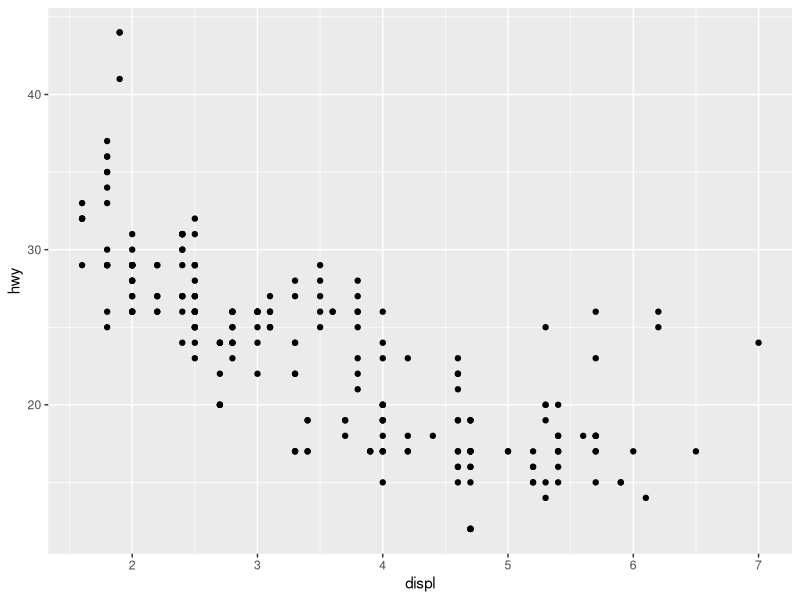
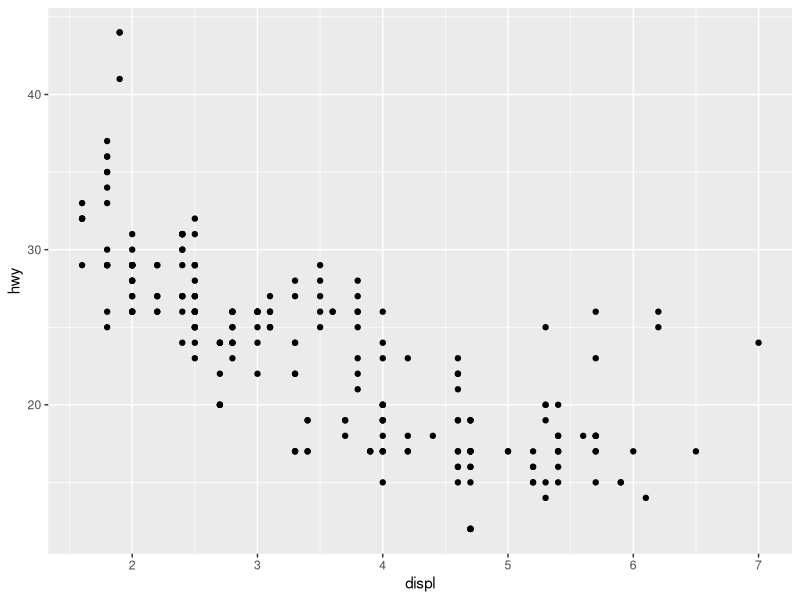
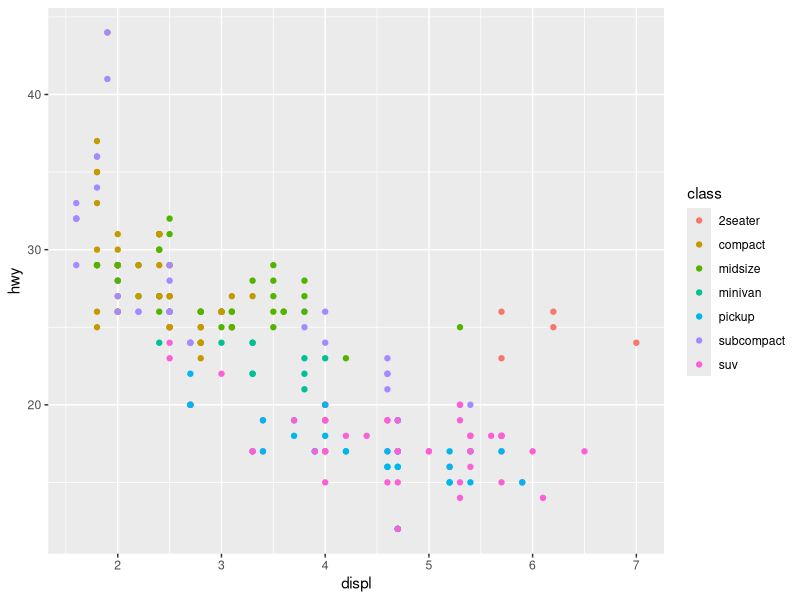
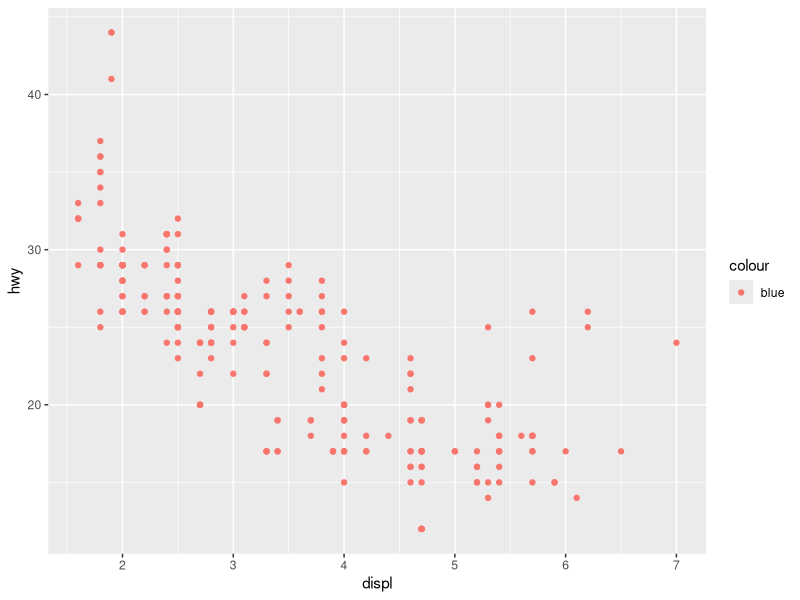
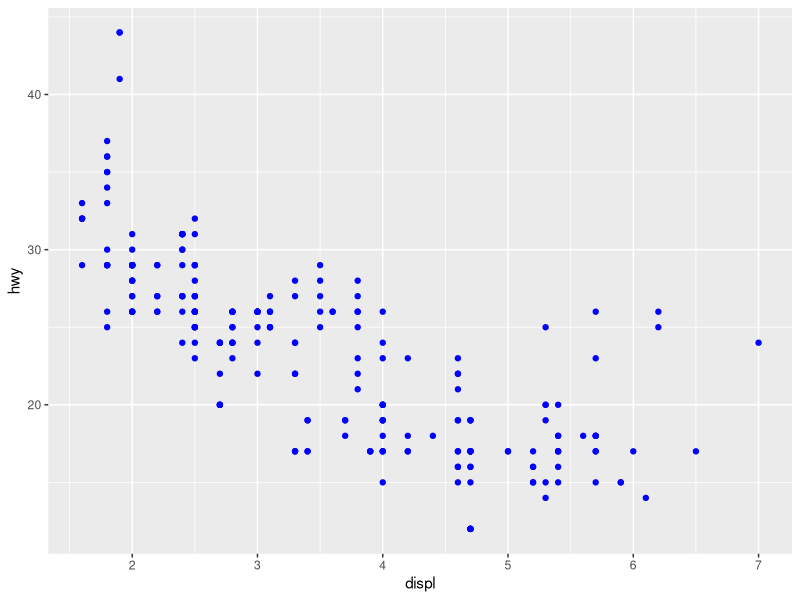
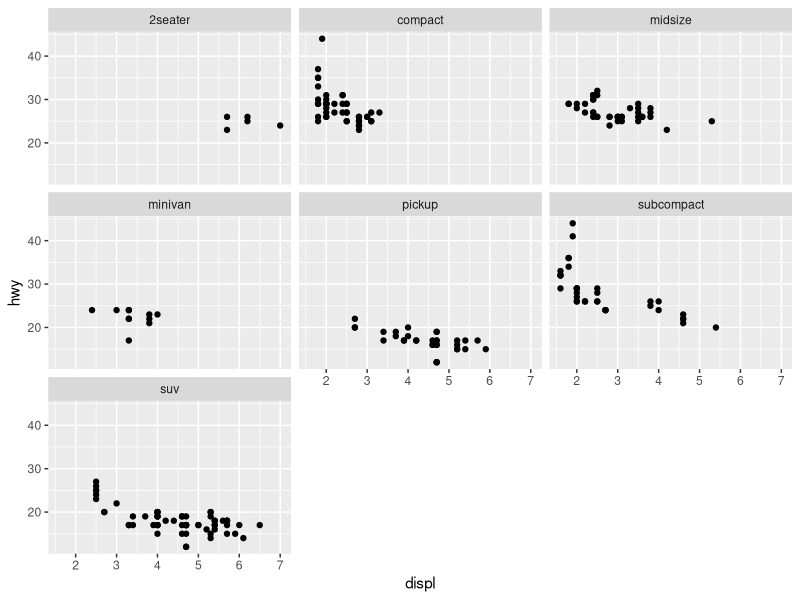
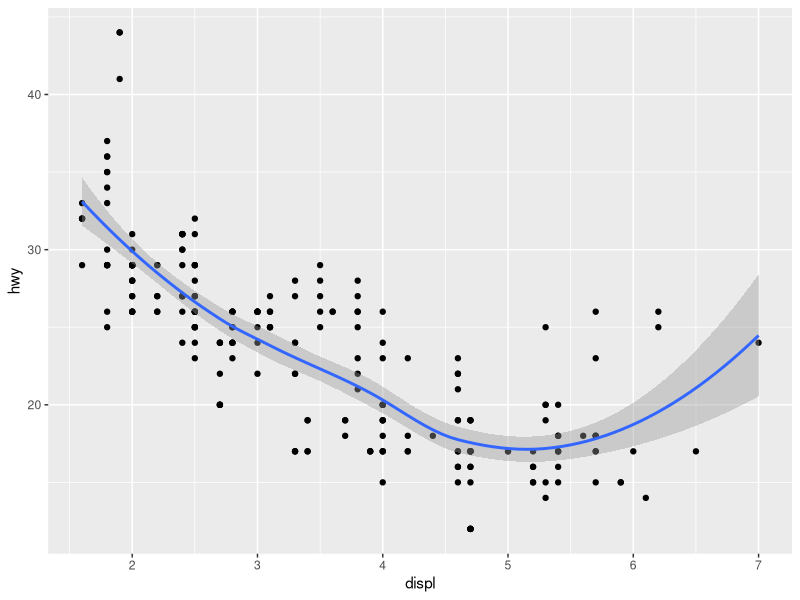
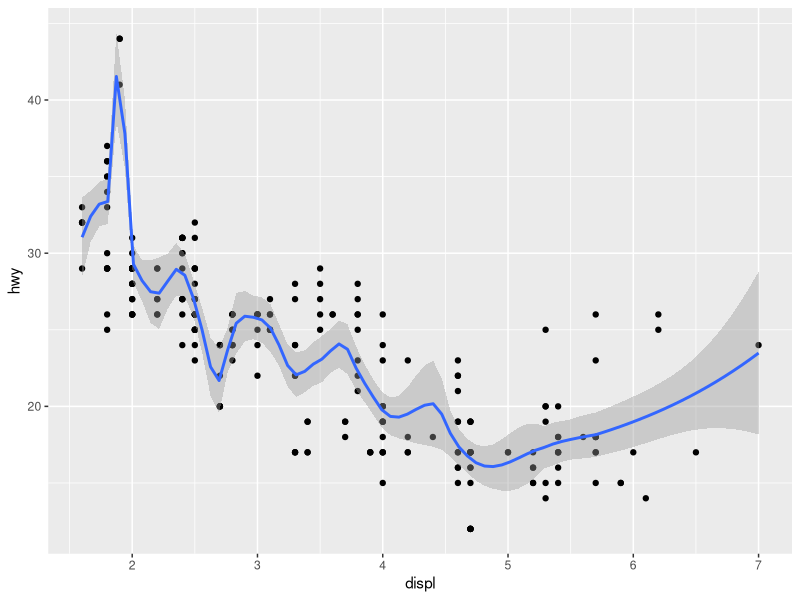

Here is the R script that generated these plots, in order:
# 2First steps
# Chapter 2

# Example 1
library(ggplot2)
mpg
#> # A tibble: 234 × 11
#>   manufacturer model displ  year   cyl trans      drv     cty   hwy fl    class 
#>   <chr>        <chr> <dbl> <int> <int> <chr>      <chr> <int> <int> <chr> <chr> 
#> 1 audi         a4      1.8  1999     4 auto(l5)   f        18    29 p     compa…
#> 2 audi         a4      1.8  1999     4 manual(m5) f        21    29 p     compa…
#> 3 audi         a4      2    2008     4 manual(m6) f        20    31 p     compa…
#> 4 audi         a4      2    2008     4 auto(av)   f        21    30 p     compa…
#> 5 audi         a4      2.8  1999     6 auto(l5)   f        16    26 p     compa…
#> 6 audi         a4      2.8  1999     6 manual(m5) f        18    26 p     compa…
#> # ℹ 228 more rows

# Example 2
ggplot(mpg, aes(x = displ, y = hwy)) + 
  geom_point()

# Example 3
ggplot(mpg, aes(displ, hwy)) +
  geom_point()

# Example 4
ggplot(mpg, aes(displ, hwy, colour = class)) + 
  geom_point()

# Example 5
ggplot(mpg, aes(displ, hwy)) + geom_point(aes(colour = "blue"))
ggplot(mpg, aes(displ, hwy)) + geom_point(colour = "blue")

# Example 6
ggplot(mpg, aes(displ, hwy)) + 
  geom_point() + 
  facet_wrap(~class)

# Example 7
ggplot(mpg, aes(displ, hwy)) + 
  geom_point() + 
  geom_smooth()
#> `geom_smooth()` using method = 'loess' and formula = 'y ~ x'

# Example 8
ggplot(mpg, aes(displ, hwy)) + 
    geom_point() + 
    geom_smooth(span = 0.2)
  #> `geom_smooth()` using method = 'loess' and formula = 'y ~ x'

  ggplot(mpg, aes(displ, hwy)) + 
    geom_point() + 
    geom_smooth(span = 1)
  #> `geom_smooth()` using method = 'loess' and formula = 'y ~ x'

# Example 9
library(mgcv)
  ggplot(mpg, aes(displ, hwy)) + 
    geom_point() + 
    geom_smooth(method = "gam", formula = y ~ s(x))

# Example 10
ggplot(mpg, aes(displ, hwy)) + 
    geom_point() + 
    geom_smooth(method = "lm")
  #> `geom_smooth()` using formula = 'y ~ x'

# Example 11
ggplot(mpg, aes(drv, hwy)) + 
  geom_point()

# Example 12
ggplot(mpg, aes(drv, hwy)) + geom_jitter()
ggplot(mpg, aes(drv, hwy)) + geom_boxplot()
ggplot(mpg, aes(drv, hwy)) + geom_violin()

# Example 13
ggplot(mpg, aes(hwy)) + geom_histogram()
#> `stat_bin()` using `bins = 30`. Pick better value `binwidth`.
ggplot(mpg, aes(hwy)) + geom_freqpoly()
#> `stat_bin()` using `bins = 30`. Pick better value `binwidth`.

# Example 14
ggplot(mpg, aes(hwy)) + 
  geom_freqpoly(binwidth = 2.5)
ggplot(mpg, aes(hwy)) + 
  geom_freqpoly(binwidth = 1)

# Example 15
ggplot(mpg, aes(displ, colour = drv)) + 
  geom_freqpoly(binwidth = 0.5)
ggplot(mpg, aes(displ, fill = drv)) + 
  geom_histogram(binwidth = 0.5) + 
  facet_wrap(~drv, ncol = 1)

# Example 16
ggplot(mpg, aes(manufacturer)) + 
  geom_bar()

# Example 17
drugs <- data.frame(
  drug = c("a", "b", "c"),
  effect = c(4.2, 9.7, 6.1)
)

# Example 18
ggplot(drugs, aes(drug, effect)) + geom_bar(stat = "identity")
ggplot(drugs, aes(drug, effect)) + geom_point()

# Example 19
ggplot(economics, aes(date, unemploy / pop)) +
  geom_line()
ggplot(economics, aes(date, uempmed)) +
  geom_line()

# Example 20
ggplot(economics, aes(unemploy / pop, uempmed)) + 
  geom_path() +
  geom_point()

year <- function(x) as.POSIXlt(x)$year + 1900
ggplot(economics, aes(unemploy / pop, uempmed)) + 
  geom_path(colour = "grey50") +
  geom_point(aes(colour = year(date)))

# Example 21
ggplot(mpg, aes(cty, hwy)) +
  geom_point(alpha = 1 / 3)

ggplot(mpg, aes(cty, hwy)) +
  geom_point(alpha = 1 / 3) + 
  xlab("city driving (mpg)") + 
  ylab("highway driving (mpg)")

# Remove the axis labels with NULL
ggplot(mpg, aes(cty, hwy)) +
  geom_point(alpha = 1 / 3) + 
  xlab(NULL) + 
  ylab(NULL)

# Example 22
ggplot(mpg, aes(drv, hwy)) +
  geom_jitter(width = 0.25)

ggplot(mpg, aes(drv, hwy)) +
  geom_jitter(width = 0.25) + 
  xlim("f", "r") + 
  ylim(20, 30)
#> Warning: Removed 138 rows containing missing values or values outside the scale range
#> (`geom_point()`).
  
# For continuous scales, use NA to set only one limit
ggplot(mpg, aes(drv, hwy)) +
  geom_jitter(width = 0.25, na.rm = TRUE) + 
  ylim(NA, 30)

# Example 23
p <- ggplot(mpg, aes(displ, hwy, colour = factor(cyl))) +
  geom_point()

# Example 24
summary(p)
  #> data: manufacturer, model, displ, year, cyl, trans, drv, cty, hwy, fl,
  #>   class [234x11]
  #> mapping:  x = ~displ, y = ~hwy, colour = ~factor(cyl)
  #> faceting:  <empty> 
  #> -----------------------------------
  #> geom_point: na.rm = FALSE
  #> stat_identity: na.rm = FALSE
  #> position_identity

